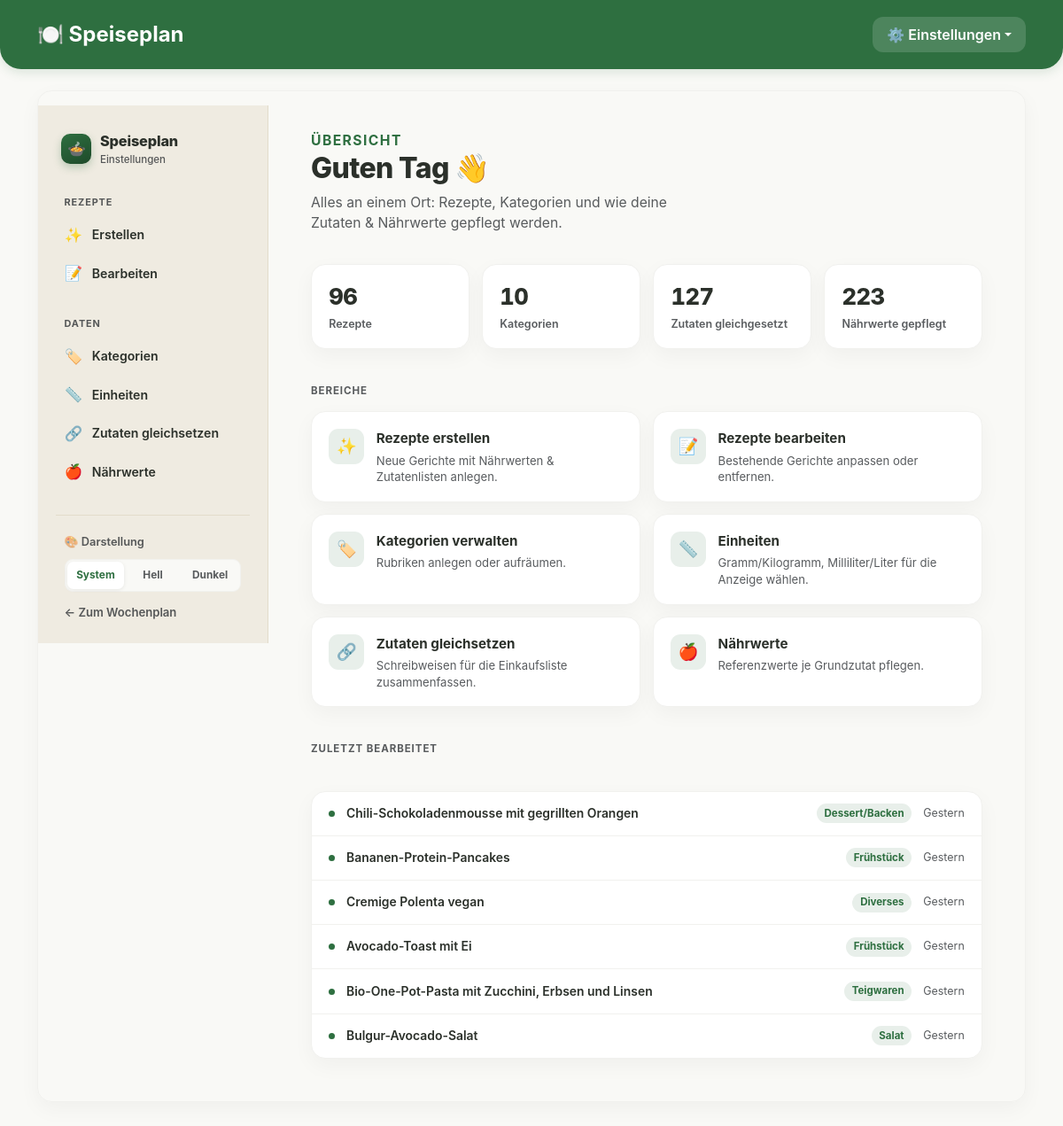
/manage, run on the app's committed database.
### models.py (models this page shows)
class Recipe(db.Model):
    id = db.Column(db.Integer, primary_key=True)
    name = db.Column(db.String(100), nullable=False)
    category_id = db.Column(db.Integer, db.ForeignKey('category.id'), nullable=False)
    is_side_dish = db.Column(db.Boolean, default=False, nullable=False)
    is_favorite = db.Column(db.Boolean, default=False, nullable=False)
    servings = db.Column(db.Integer, nullable=False, default=2)
    calories = db.Column(db.Integer, default=0)
    protein = db.Column(db.Float, default=0.0)
    carbs = db.Column(db.Float, default=0.0)
    fat = db.Column(db.Float, default=0.0)
    nutrition_override = db.Column(db.Boolean, default=False, nullable=False)
    source_url = db.Column(db.String(500), nullable=True)
    instructions = db.Column(db.Text, nullable=True)
    updated_at = db.Column(db.DateTime, default=db.func.now())
    category = db.relationship('Category', backref=db.backref('recipes', lazy=True))
    ingredients = db.relationship('Ingredient', backref='recipe', cascade="all, delete-orphan")
    seasons = db.relationship('RecipeSeason', backref='recipe', cascade="all, delete-orphan")

class Category(db.Model):
    id = db.Column(db.Integer, primary_key=True)
    name = db.Column(db.String(50), unique=True, nullable=False)

### routes/manage.py (the view)
@manage_bp.route('/manage')
def manage():
    recent_recipes = (
        Recipe.query.filter(Recipe.updated_at.isnot(None))
        .order_by(Recipe.updated_at.desc())
        .limit(RECENT_RECIPES_LIMIT)
        .all()
    )
    stats = {
        "recipe_count": Recipe.query.count(),
        "category_count": Category.query.count(),
        "aliased_ingredient_count": len(list_alias_canonical_names()),
        "nutrition_entry_count": IngredientNutrition.query.count(),
    }
    recent = [
        {"recipe": r, "when": _format_relative_day(r.updated_at)}
        for r in recent_recipes
    ]
    return render_template('manage.html', stats=stats, recent=recent)

### app.py (called while the page is built)
@app.after_request
def set_security_headers(response):
    response.headers['X-Content-Type-Options'] = 'nosniff'
    response.headers['X-Frame-Options'] = 'DENY'
    response.headers['Referrer-Policy'] = 'same-origin'
    response.headers['Permissions-Policy'] = 'geolocation=(), camera=(), microphone=()'
    response.headers['Content-Security-Policy'] = (
        "default-src 'self'; "
        "script-src 'self' 'unsafe-inline'; "
        "style-src 'self' 'unsafe-inline'; "
        "img-src 'self' data:; "
        "frame-ancestors 'none'; "
        "base-uri 'self'; "
        "form-action 'self'"
    )
    return response

@app.context_processor
def inject_css_version():
    css_path = os.path.join(app.static_folder, 'style.css')
    try:
        css_version = int(os.path.getmtime(css_path))
    except OSError:
        css_version = 0
    return {'css_version': css_version}

@app.context_processor
def inject_shopping_categories():
    return {'shopping_categories': SHOPPING_CATEGORIES, 'shopping_uncategorized': UNCATEGORIZED}

@app.context_processor
def inject_ingredient_aliases():
    return {'ingredient_aliases': get_all_aliases()}

@app.context_processor
def inject_ingredient_nutrition():
    return {'ingredient_nutrition': get_all_nutrition_entries()}

### routes/manage.py (called while the page is built)
def _format_relative_day(dt):
    days = (datetime.now(timezone.utc).replace(tzinfo=None).date() - dt.date()).days
    if days <= 0:
        return "Heute"
    if days == 1:
        return "Gestern"
    return f"vor {days} Tagen"

### services/ingredient_aliases.py (called while the page is built)
def get_all_aliases():
    return {a.raw_name: a.canonical_name for a in IngredientAlias.query.all()}

### services/nutrition.py (called while the page is built)
def compute_calories(protein, carbs, fat):
    return round((protein or 0) * 4 + (carbs or 0) * 4 + (fat or 0) * 9)

def get_all_nutrition_entries():
    return {
        e.canonical_name: {
            "reference_amount": e.reference_amount, "reference_unit": e.reference_unit,
            "calories": compute_calories(e.protein, e.carbs, e.fat),
            "protein": e.protein, "carbs": e.carbs, "fat": e.fat,
        }
        for e in IngredientNutrition.query.all()
    }

def list_alias_canonical_names():
    rows = db.session.query(IngredientAlias.canonical_name).distinct().all()
    return sorted({r[0] for r in rows})

### templates/manage.html (shortened to what this page needs)
{% extends 'base.html' %}
{% block content %}
<div class="manage-shell">
    <aside class="manage-rail">
        <a class="rail-brand" href="/">
            <span class="mark">🍲</span>
            <span>
                <span class="name">Speiseplan</span>
                <span class="sub">Einstellungen</span>
            </span>
        </a>
        <div class="rail-section">
            <div class="rail-label">Rezepte</div>
            <a class="rail-link" href="{{ url_for('recipes.recipe_create_view') }}"><span class="ic">✨</span>Erstellen</a>
            <a class="rail-link" href="{{ url_for('recipes.recipe_edit_list_view') }}"><span class="ic">📝</span>Bearbeiten</a>
        </div>
        <div class="rail-section">
            <div class="rail-label">Daten</div>
            <a class="rail-link" href="{{ url_for('categories.category_manage_view') }}"><span class="ic">🏷️</span>Kategorien</a>
            <a class="rail-link" href="{{ url_for('settings.units_view') }}"><span class="ic">📏</span>Einheiten</a>
            <a class="rail-link" href="{{ url_for('settings.ingredient_aliases_view') }}"><span class="ic">🔗</span>Zutaten gleichsetzen</a>
            <a class="rail-link" href="{{ url_for('settings.ingredient_nutrition_view') }}"><span class="ic">🍎</span>Nährwerte</a>
        </div>
        <div class="rail-theme">
            <div class="theme-row"><span class="lbl">🎨 Darstellung</span></div>
            <div class="segmented" id="themeSwitcher">
                <button type="button" data-theme-choice="system">System</button>
                <button type="button" data-theme-choice="light">Hell</button>
                <button type="button" data-theme-choice="dark">Dunkel</button>
            </div>
        </div>
        <a class="rail-back" href="/">← Zum Wochenplan</a>
    </aside>
    <main class="manage-content">
        <div class="content-head">
            <p class="eyebrow">Übersicht</p>
            <h1>Guten Tag 👋</h1>
            <p class="text-muted">Alles an einem Ort: Rezepte, Kategorien und wie deine Zutaten &amp; Nährwerte gepflegt werden.</p>
        </div>
        <div class="stat-row">
            <div class="stat"><div class="num">{{ stats.recipe_count }}</div><div class="cap">Rezepte</div></div>
            <div class="stat"><div class="num">{{ stats.category_count }}</div><div class="cap">Kategorien</div></div>
            <div class="stat"><div class="num">{{ stats.aliased_ingredient_count }}</div><div class="cap">Zutaten gleichgesetzt</div></div>
            <div class="stat"><div class="num">{{ stats.nutrition_entry_count }}</div><div class="cap">Nährwerte gepflegt</div></div>
        </div>
        <p class="section-title">Bereiche</p>
        <div class="tile-grid">
            <a class="tile" href="{{ url_for('recipes.recipe_create_view') }}">
                <span class="ic">✨</span>
                <span class="txt"><span class="t">Rezepte erstellen</span><span class="d">Neue Gerichte mit Nährwerten &amp; Zutatenlisten anlegen.</span></span>
            </a>
            <a class="tile" href="{{ url_for('recipes.recipe_edit_list_view') }}">
                <span class="ic">📝</span>
                <span class="txt"><span class="t">Rezepte bearbeiten</span><span class="d">Bestehende Gerichte anpassen oder entfernen.</span></span>
            </a>
            <a class="tile" href="{{ url_for('categories.category_manage_view') }}">
                <span class="ic">🏷️</span>
                <span class="txt"><span class="t">Kategorien verwalten</span><span class="d">Rubriken anlegen oder aufräumen.</span></span>
            </a>
            <a class="tile" href="{{ url_for('settings.units_view') }}">
                <span class="ic">📏</span>
                <span class="txt"><span class="t">Einheiten</span><span class="d">Gramm/Kilogramm, Milliliter/Liter für die Anzeige wählen.</span></span>
            </a>
            <a class="tile" href="{{ url_for('settings.ingredient_aliases_view') }}">
                <span class="ic">🔗</span>
                <span class="txt"><span class="t">Zutaten gleichsetzen</span><span class="d">Schreibweisen für die Einkaufsliste zusammenfassen.</span></span>
            </a>
            <a class="tile" href="{{ url_for('settings.ingredient_nutrition_view') }}">
                <span class="ic">🍎</span>
                <span class="txt"><span class="t">Nährwerte</span><span class="d">Referenzwerte je Grundzutat pflegen.</span></span>
            </a>
        </div>
        {% if recent %}
        <p class="section-title" style="margin-top: 2.4rem;">Zuletzt bearbeitet</p>
        <div class="recent">
            {% for item in recent %}
            <div class="recent-row">
                <span class="dot"></span>
                <span class="name">{{ item.recipe.name }}{% if item.recipe.is_favorite %} ⭐{% endif %}</span>
                <span class="cat">{{ item.recipe.category.name }}</span>
                <span class="when">{{ item.when }}</span>
            </div>
            {% endfor %}
        </div>
        {% endif %}
    </main>
</div>
{% endblock %}

### templates/base.html (shortened to what this page needs)
<!DOCTYPE html>
<html lang="de">
<head>
    <link rel="stylesheet" href="{{ url_for('static', filename='bootstrap.min.css') }}" type="text/css">
    <link rel="stylesheet" href="{{ url_for('static', filename='style.css') }}?v={{ css_version }}" type="text/css">
</head>
<body>
    <nav class="navbar navbar-expand-md navbar-dark navbar-custom mb-4 py-3">
        <div class="container">
            <a class="navbar-brand fw-bold fs-4" href="/">🍽️ Speiseplan</a>
            <div class="collapse navbar-collapse" id="navbarNav">
                <ul class="navbar-nav ms-auto mb-2 mb-md-0 gap-2 mt-2 mt-md-0">
                    <li class="nav-item dropdown settings-nav-dropdown">
                        <a class="nav-link px-3 dropdown-toggle {% if request.path.startswith('/manage') %}active-custom{% endif %}" href="/manage" id="settingsDropdownToggle" role="button" aria-expanded="false">⚙️ Einstellungen</a>
                    </li>
                </ul>
            </div>
        </div>
    </nav>
    <div class="container pb-5">
        {% block content %}{% endblock %}
    </div>
</body>
</html>

### static/style.css (style rules this page uses)
:root { --primary-food: #2E6F40; --primary-dark: #1E4A2A; --accent-warm: #F4C430; --bg-warm: #F9F9F6; --text-dark: #2B302A; --radius-main: 1rem; --card-bg: #ffffff; --border-subtle: #F1F1EE; --scrollbar-thumb: #D1D1CB; --highlight-bg: #E8EFEA; --excluded-bg: #eeeeee; --rail-bg: #EFEBE1; --rail-border: #E2DCCB; }
body { font-family: 'Plus Jakarta Sans', sans-serif; background-color: var(--bg-warm); color: var(--text-dark); }
.navbar-custom { background-color: var(--primary-food); border-bottom-left-radius: 1.5rem; border-bottom-right-radius: 1.5rem; box-shadow: 0 4px 12px rgba(46, 111, 64, 0.15); }
.navbar-custom .nav-link { color: rgba(255, 255, 255, 0.8) !important; font-weight: 600; border-radius: 0.75rem; transition: all 0.2s ease; }
.navbar-custom .nav-link.active-custom { color: #ffffff !important; background-color: rgba(255, 255, 255, 0.15); }

### templates/base.html (style rules this page uses)
body { font-family: -apple-system, BlinkMacSystemFont, "Segoe UI", Roboto, Helvetica, Arial, sans-serif; }

### data on the page
Recipe: recipe.name "Chili-Schokoladenmousse mit gegrillten Orangen"
Category: recipe.category.name "Dessert/Backen"
Recipe: recipe.name "Bananen-Protein-Pancakes"
Category: recipe.category.name "Frühstück" "Frühstück"
Recipe: recipe.name "Cremige Polenta vegan"
Category: recipe.category.name "Diverses"
Recipe: recipe.name "Avocado-Toast mit Ei"
Recipe: recipe.name "Bio-One-Pot-Pasta mit Zucchini, Erbsen und Linsen"
Category: recipe.category.name "Teigwaren"
Recipe: recipe.name "Bulgur-Avocado-Salat"
Category: recipe.category.name "Salat"

### other printed values
{{ stats.recipe_count }} "96"
{{ stats.category_count }} "10"
{{ stats.aliased_ingredient_count }} "127"
{{ stats.nutrition_entry_count }} "223"
{{ item.when }} "Gestern" "Gestern" "Gestern" "Gestern" "Gestern" "Gestern"
